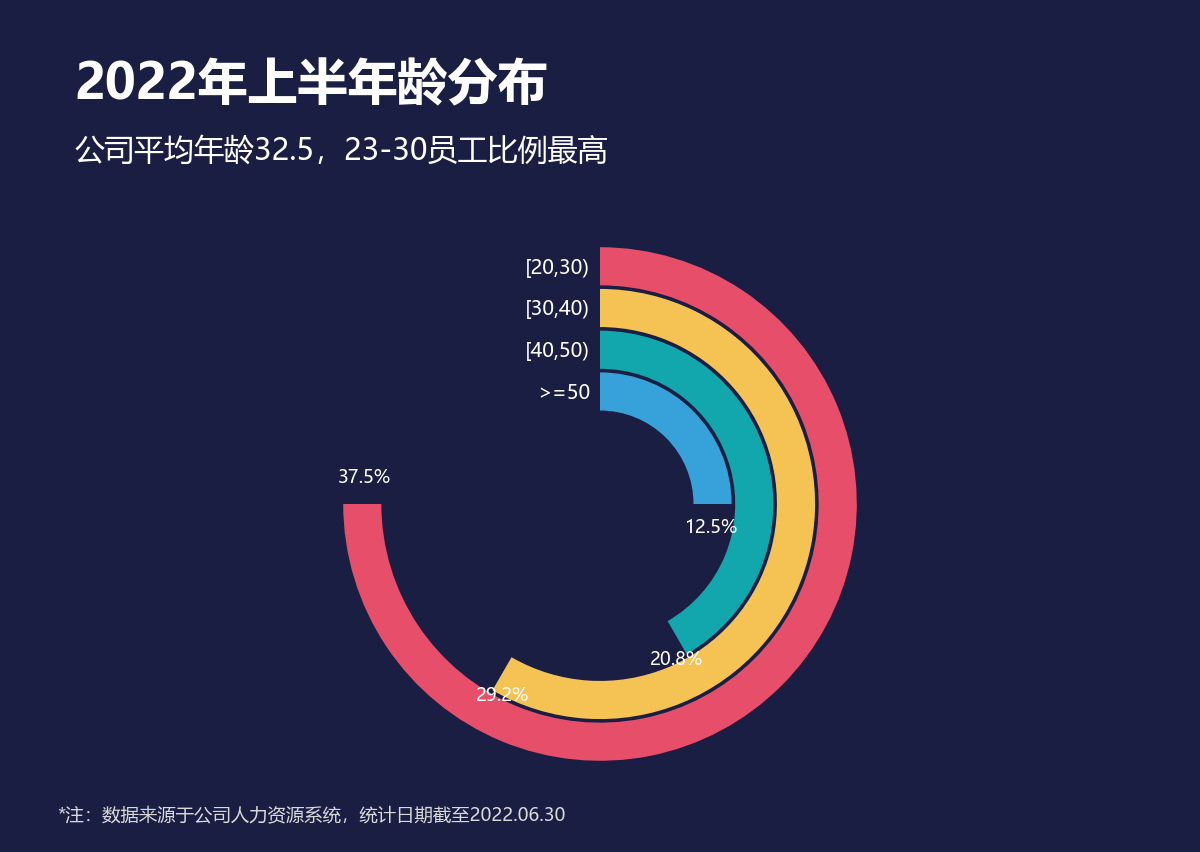

Python code for this plot:
# -*- coding: utf-8 -*-
from pathlib import Path
import openpyxl
# 向上查找原始教材目录；只读，不修改 Excel。图形和标签共用同一组单元格值。
HERE = Path(__file__).resolve().parent
SOURCE = next((p for base in HERE.parents for p in base.glob('《*/第二章 图表(后15).xlsx')), None)
if SOURCE is None:
    raise FileNotFoundError('请把本文件夹放在教材 Excel 所在项目目录下。缺少 第二章 图表(后15).xlsx')
wb = openpyxl.load_workbook(SOURCE, data_only=True, read_only=True)
ws = wb['17 玉玦图']
def col(letter, start, end):
    values = [ws[f'{letter}{r}'].value for r in range(start, end+1)]
    if any(v is None for v in values):
        raise ValueError(f'缺失数据：{ws.title}!{letter}{start}:{letter}{end}')
    return values

import numpy as np
import matplotlib
matplotlib.use('Agg')
import matplotlib.pyplot as plt
from matplotlib.patches import Rectangle, Circle, Wedge, Polygon, FancyBboxPatch
from matplotlib.colors import LinearSegmentedColormap
matplotlib.rcParams['font.sans-serif'] = ['Microsoft YaHei', 'SimHei']
matplotlib.rcParams['axes.unicode_minus'] = False
BG='#1A1E43'; BLUE='#0070C0'; RED='#E74E69'; YELLOW='#F5C353'; TEAL='#11A7AD'
def canvas(h=740):
    global fig,ax,H
    H=h
    fig=plt.figure(figsize=(10,h/100),dpi=120,facecolor=BG)
    ax=fig.add_axes([0,0,1,1],xlim=(0,1000),ylim=(h,0),facecolor=BG)
    ax.set_axis_off()
def text(x,y,s,size=13,color='white',ha='left',**kw):
    return ax.text(x,y,str(s),fontsize=size,color=color,ha=ha,va='center',**kw)
def rect(x,y,w,h,color,**kw):
    ax.add_patch(Rectangle((x,y),w,h,facecolor=color,edgecolor='none',**kw))
def header(title,subtitle='',note='*注：数据来源于公司销售系统，统计日期截至2022.06.30'):
    t=text(62,72,title,30,fontweight='bold')
    fig.canvas.draw()
    width=t.get_window_extent(fig.canvas.get_renderer()).width
    if width>fig.bbox.width*.9:t.set_fontsize(30*fig.bbox.width*.9/width)
    if subtitle:
        t=text(62,126,subtitle,18)
        fig.canvas.draw()
        width=t.get_window_extent(fig.canvas.get_renderer()).width
        if width>fig.bbox.width*.9:t.set_fontsize(18*fig.bbox.width*.9/width)
    if note: text(48,H-30,note,11,color='#D9D9D9')
def baseline(y=620,x0=95,x1=910):
    ax.plot([x0,x1],[y,y],color='#686A80',lw=.7)
def bar(x,v,scale,base=620,width=38,color=BLUE,label=True):
    rect(x-width/2,base-v*scale,width,v*scale,color)
    if label:text(x,base-v*scale-18,f'{v:g}',12,ha='center')
def finish():
    wb.close()
    fig.savefig(HERE/(Path(__file__).stem+'.png'),dpi=120,facecolor=BG)
    plt.close(fig)
if False:  # 此文件所有数值均来自上面的 ws/col，未嵌入 Excel 截图。
    pass

canvas(710)
ages=col('B',3,6); vals=col('C',3,6); blanks=col('D',3,6)
header('2022年上半年龄分布','公司平均年龄32.5，23-30员工比例最高','*注：数据来源于公司人力资源系统，统计日期截至2022.06.30')
cx,cy=500,420; outer=214;inner=outer*.35;width=(outer-inner)/4
for i,(name,v,b,c) in enumerate(zip(ages,vals,blanks,['#37A2DA',TEAL,YELLOW,RED])):
    r=inner+(i+1)*width; end=-90+360*v/(v+b)
    ax.add_patch(Wedge((cx,cy),r,-90,end,width=width-3,facecolor=c,edgecolor='none'))
    text(cx-8,cy-r+width/2,name,12,ha='right')
    a=np.radians(end);text(cx+(r-width/2)*np.cos(a),cy+(r-width/2)*np.sin(a)+(-22 if i==3 else 20),f'{v:.1%}',11,ha='center')

finish()
